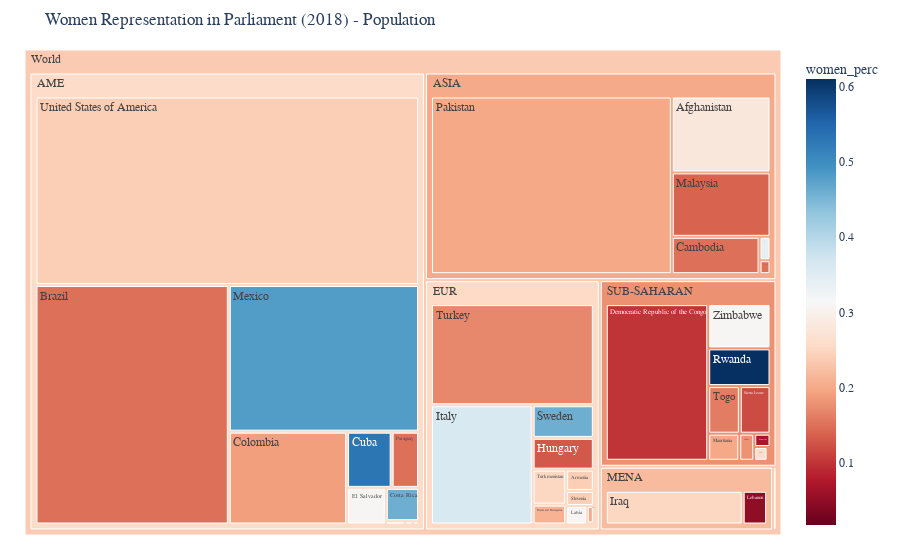

The code cell stored with this chart in its notebook:
### Code cell
fig = px.treemap(df_18, path=[px.Constant("World"), 'region', 'country'], values='pop_2018',
                  color='women_perc',
                  color_continuous_scale='RdBu',
                  title='Women Representation in Parliament (2018) - Population',
                  color_continuous_midpoint=np.average(df_18['women_perc'], weights=df_18['women_perc']))
fig.update_layout(margin = dict(t=50, l=25, r=25, b=25), font_family="Courier New")
fig.show()

### Figure 1 — Plotly figure (JSON) as saved in the notebook; plotly's stock layout.template omitted (floating-point values rounded to 4 significant figures)
{"data": [{"branchvalues": "total", "customdata": [[0.28], [0.11], [0.24], [0.2], [0.15], [0.21], [0.15], [0.15], [0.19], [0.46], [0.53], [0.1], [0.26], [0.31], [0.07], [0.2], [0.18], [0.47], [0.13], [0.25], [0.36], [0.31], [0.05], [0.2], [0.14], [0.2], [0.48], [0.33], [0.2], [0.15], [0.61], [0.15], [0.12], [0.24], [0.46], [0.34], [0.16], [0.17], [0.25], [0.24], [0.31], [0.2577], [0.2014], [0.2551], [0.2197], [0.2], [0.179], [0.2365]], "domain": {"x": [0, 1], "y": [0, 1]}, "hovertemplate": "labels=%{label}<br>pop_2018=%{value}<br>parent=%{parent}<br>id=%{id}<br>women_perc=%{color}<extra></extra>", "ids": ["World/ASIA/Afghanistan", "World/AME/Antigua and Barbuda", "World/EUR/Armenia", "World/AME/Barbados", "World/ASIA/Bhutan", "World/EUR/Bosnia and Herzegovina", "World/AME/Brazil", "World/ASIA/Cambodia", "World/AME/Colombia", "World/AME/Costa Rica", "World/AME/Cuba", "World/SUB-SAHARAN/Democratic Republic of the Congo", "World/SUB-SAHARAN/Djibouti", "World/AME/El Salvador", "World/SUB-SAHARAN/Eswatini", "World/PAC/Fiji", "World/SUB-SAHARAN/Gabon", "World/AME/Grenada", "World/EUR/Hungary", "World/MENA/Iraq", "World/EUR/Italy", "World/EUR/Latvia", "World/MENA/Lebanon", "World/EUR/Luxembourg", "World/ASIA/Malaysia", "World/SUB-SAHARAN/Mauritania", "World/AME/Mexico", "World/EUR/Monaco", "World/ASIA/Pakistan", "World/AME/Paraguay", "World/SUB-SAHARAN/Rwanda", "World/SUB-SAHARAN/Sao Tome and Principe", "World/SUB-SAHARAN/Sierra Leone", "World/EUR/Slovenia", "World/EUR/Sweden", "World/ASIA/Timor-Leste", "World/SUB-SAHARAN/Togo", "World/EUR/Turkey", "World/EUR/Turkmenistan", "World/AME/United States of America", "World/SUB-SAHARAN/Zimbabwe", "World/AME", "World/ASIA", "World/EUR", "World/MENA", "World/PAC", "World/SUB-SAHARAN", "World"], "labels": ["Afghanistan", "Antigua and Barbuda", "Armenia", "Barbados", "Bhutan", "Bosnia and Herzegovina", "Brazil", "Cambodia", "Colombia", "Costa Rica", "Cuba", "Democratic Republic of the Congo", "Djibouti", "El Salvador", "Eswatini", "Fiji", "Gabon", "Grenada", "Hungary", "Iraq", "Italy", "Latvia", "Lebanon", "Luxembourg", "Malaysia", "Mauritania", "Mexico", "Monaco", "Pakistan", "Paraguay", "Rwanda", "Sao Tome and Principe", "Sierra Leone", "Slovenia", "Sweden", "Timor-Leste", "Togo", "Turkey", "Turkmenistan", "United States of America", "Zimbabwe", "AME", "ASIA", "EUR", "MENA", "PAC", "SUB-SAHARAN", "World"], "marker": {"coloraxis": "coloraxis", "colors": [0.28, 0.11, 0.24, 0.2, 0.15, 0.21, 0.15, 0.15, 0.19, 0.46, 0.53, 0.1, 0.26, 0.31, 0.07, 0.2, 0.18, 0.47, 0.13, 0.25, 0.36, 0.31, 0.05, 0.2, 0.14, 0.2, 0.48, 0.33, 0.2, 0.15, 0.61, 0.15, 0.12, 0.24, 0.46, 0.34, 0.16, 0.17, 0.25, 0.24, 0.31, 0.2577, 0.2014, 0.2551, 0.2197, 0.2, 0.179, 0.2365]}, "name": "", "parents": ["World/ASIA", "World/AME", "World/EUR", "World/AME", "World/ASIA", "World/EUR", "World/AME", "World/ASIA", "World/AME", "World/AME", "World/AME", "World/SUB-SAHARAN", "World/SUB-SAHARAN", "World/AME", "World/SUB-SAHARAN", "World/PAC", "World/SUB-SAHARAN", "World/AME", "World/EUR", "World/MENA", "World/EUR", "World/EUR", "World/MENA", "World/EUR", "World/ASIA", "World/SUB-SAHARAN", "World/AME", "World/EUR", "World/ASIA", "World/AME", "World/SUB-SAHARAN", "World/SUB-SAHARAN", "World/SUB-SAHARAN", "World/EUR", "World/EUR", "World/ASIA", "World/SUB-SAHARAN", "World/EUR", "World/EUR", "World/AME", "World/SUB-SAHARAN", "World", "World", "World", "World", "World", "World", ""], "type": "treemap", "values": [37170.0, 96.28, 2952.0, 286.6, 754.4, 3324.0, 209500.0, 16250.0, 49660.0, 4999.0, 11340.0, 84070.0, 958.9, 6421.0, 1136.0, 883.5, 2119.0, 111.4, 9708.0, 38430.0, 60630.0, 1928.0, 6859.0, 604.2, 31530.0, 4403.0, 126200.0, 38.68, 212200.0, 6956.0, 12300.0, 211.0, 7650.0, 2078.0, 9972.0, 1268.0, 7889.0, 82340.0, 5851.0, 327100.0, 14440.0, 742600.0, 299200.0, 179400.0, 45290.0, 883.5, 135200.0, 1403000.0]}], "layout": {"coloraxis": {"cmid": 0.3139, "colorbar": {"title": {"text": "women_perc"}}, "colorscale": [[0, "rgb(103,0,31)"], [0.1, "rgb(178,24,43)"], [0.2, "rgb(214,96,77)"], [0.3, "rgb(244,165,130)"], [0.4, "rgb(253,219,199)"], [0.5, "rgb(247,247,247)"], [0.6, "rgb(209,229,240)"], [0.7, "rgb(146,197,222)"], [0.8, "rgb(67,147,195)"], [0.9, "rgb(33,102,172)"], [1, "rgb(5,48,97)"]]}, "font": {"family": "Courier New"}, "legend": {"tracegroupgap": 0}, "margin": {"b": 25, "l": 25, "r": 25, "t": 50}, "title": {"text": "Women Representation in Parliament (2018) - Population"}}}
